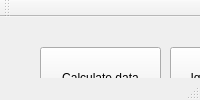
<?xml version="1.0" encoding="UTF-8"?>
<ui version="4.0">
 <class>MainWindow</class>
 <widget class="QMainWindow" name="MainWindow">
  <property name="windowTitle">
   <string>Astro Object Predictor</string>
  </property>
  <widget class="QWidget" name="centralWidget">
   <widget class="QPushButton" name="WeatherW">
    <property name="geometry">
     <rect>
      <x>170</x>
      <y>30</y>
      <width>121</width>
      <height>61</height>
     </rect>
    </property>
    <property name="text">
     <string>Ignore weather</string>
    </property>
   </widget>
   <widget class="QTextBrowser" name="VisiblePlanetsW">
    <property name="geometry">
     <rect>
      <x>160</x>
      <y>120</y>
      <width>271</width>
      <height>192</height>
     </rect>
    </property>
   </widget>
   <widget class="QTextBrowser" name="CityW">
    <property name="geometry">
     <rect>
      <x>30</x>
      <y>120</y>
      <width>121</width>
      <height>101</height>
     </rect>
    </property>
    <property name="html">
     <string>&lt;!DOCTYPE HTML PUBLIC &quot;-//W3C//DTD HTML 4.0//EN&quot; &quot;http://www.w3.org/TR/REC-html40/strict.dtd&quot;&gt;
&lt;html&gt;&lt;head&gt;&lt;meta name=&quot;qrichtext&quot; content=&quot;1&quot; /&gt;&lt;style type=&quot;text/css&quot;&gt;
p, li { white-space: pre-wrap; }
&lt;/style&gt;&lt;/head&gt;&lt;body style=&quot; font-family:'Sans Serif'; font-size:9pt; font-weight:400; font-style:normal;&quot;&gt;
&lt;p style=&quot;-qt-paragraph-type:empty; margin-top:0px; margin-bottom:0px; margin-left:0px; margin-right:0px; -qt-block-indent:0; text-indent:0px;&quot;&gt;&lt;br /&gt;&lt;/p&gt;&lt;/body&gt;&lt;/html&gt;</string>
    </property>
   </widget>
   <widget class="QPushButton" name="CalculateDataW">
    <property name="geometry">
     <rect>
      <x>40</x>
      <y>30</y>
      <width>121</width>
      <height>61</height>
     </rect>
    </property>
    <property name="text">
     <string>Calculate data</string>
    </property>
   </widget>
   <widget class="QPushButton" name="ToPlanetsW">
    <property name="geometry">
     <rect>
      <x>300</x>
      <y>30</y>
      <width>131</width>
      <height>61</height>
     </rect>
    </property>
    <property name="text">
     <string>To list of planets</string>
    </property>
   </widget>
  </widget>
  <widget class="QMenuBar" name="menuBar">
   <property name="geometry">
    <rect>
     <x>0</x>
     <y>0</y>
     <width>450</width>
     <height>20</height>
    </rect>
   </property>
  </widget>
  <widget class="QToolBar" name="mainToolBar">
   <attribute name="toolBarArea">
    <enum>TopToolBarArea</enum>
   </attribute>
   <attribute name="toolBarBreak">
    <bool>false</bool>
   </attribute>
  </widget>
  <widget class="QStatusBar" name="statusBar"/>
 </widget>
 <layoutdefault spacing="6" margin="11"/>
 <resources/>
 <connections/>
</ui>
